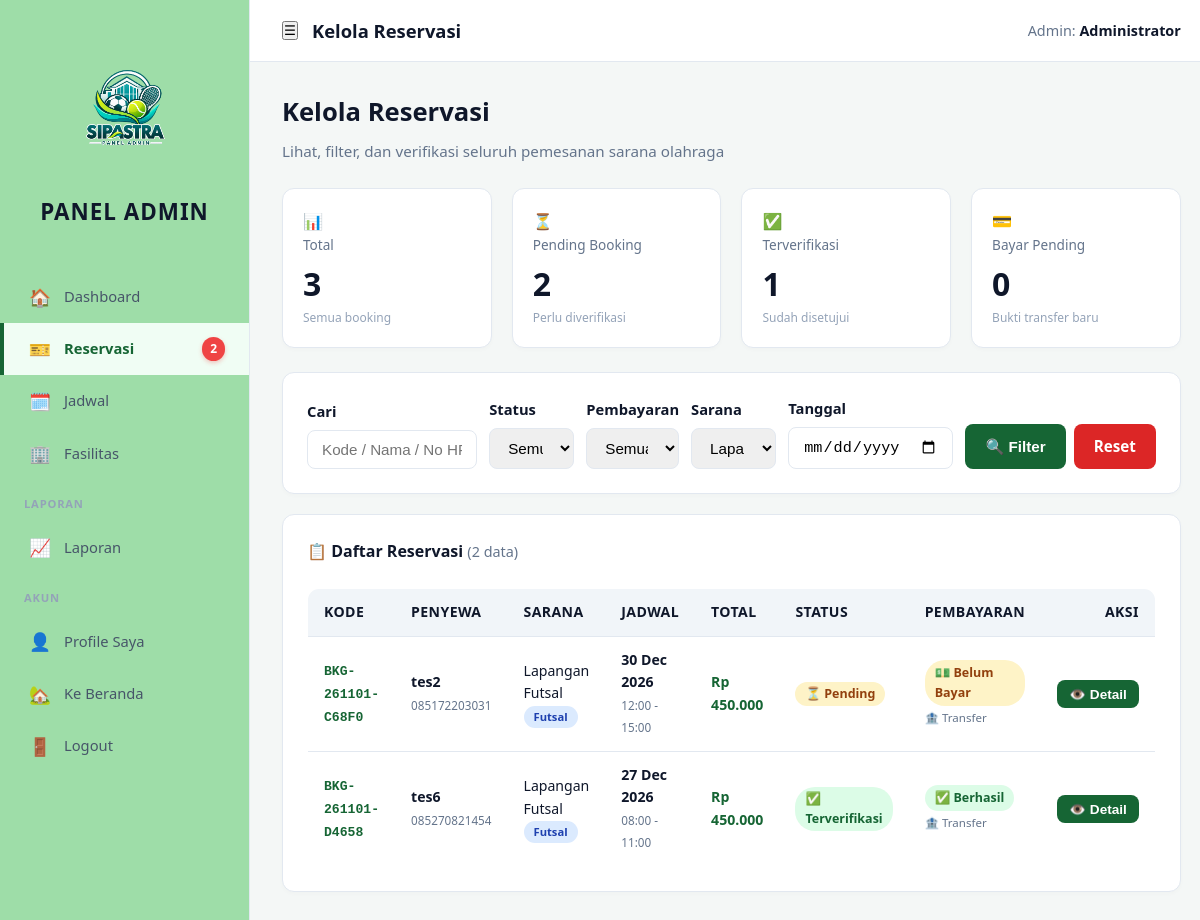
Screenshot of /pages/admin/kelola_booking.php?sarana=1 (signed in) with the database file from the repository.
### tables this page shows
CREATE TABLE `booking` (
  `id` int(11) NOT NULL,
  `kode_booking` varchar(20) NOT NULL,
  `sarana_id` int(11) NOT NULL,
  `nama_penyewa` varchar(100) NOT NULL,
  `no_hp` varchar(20) NOT NULL,
  `email` varchar(100) DEFAULT NULL,
  `instansi` varchar(150) DEFAULT NULL,
  `tanggal` date NOT NULL,
  `jam_mulai` time NOT NULL,
  `jam_selesai` time NOT NULL,
  `durasi_jam` int(11) NOT NULL,
  `harga_per_jam` decimal(12,2) NOT NULL,
  `subtotal` decimal(12,2) NOT NULL,
  `diskon_id` int(11) DEFAULT NULL,
  `diskon_persen` decimal(5,2) DEFAULT 0.00,
  `total_bayar` decimal(12,2) NOT NULL,
  `metode_pembayaran` enum('qris','transfer') DEFAULT NULL,
  `status_pembayaran` enum('belum_bayar','menunggu_verifikasi','berhasil','gagal') DEFAULT 'belum_bayar',
  `bukti_transfer` varchar(255) DEFAULT NULL,
  `catatan_pembayaran` text DEFAULT NULL,
  `verified_payment_by` int(11) DEFAULT NULL,
  `verified_payment_at` datetime DEFAULT NULL,
  `status` enum('pending','terverifikasi','ditolak','selesai','batal') DEFAULT 'pending',
  `kode_gambar` varchar(255) DEFAULT NULL,
  `catatan_petugas` text DEFAULT NULL,
  `verified_by` int(11) DEFAULT NULL,
  `verified_at` datetime DEFAULT NULL,
  `created_at` timestamp NOT NULL DEFAULT current_timestamp()
);

CREATE TABLE `sarana` (
  `id` int(11) NOT NULL,
  `nama` varchar(100) NOT NULL,
  `slug` varchar(150) DEFAULT NULL,
  `jenis` varchar(50) DEFAULT NULL,
  `deskripsi` text DEFAULT NULL,
  `kelengkapan` text DEFAULT NULL,
  `harga_per_jam` decimal(12,2) NOT NULL,
  `gambar` varchar(255) DEFAULT NULL,
  `galeri` text DEFAULT NULL,
  `status` enum('tersedia','maintenance') DEFAULT 'tersedia',
  `created_at` timestamp NOT NULL DEFAULT current_timestamp()
);

### includes/functions.php (called while the page is built, shortened)
<?php
function e($str) { return htmlspecialchars($str ?? '', ENT_QUOTES, 'UTF-8'); }
function labelPembayaran($status) {
    $map = [
        'belum_bayar'         => ['#fef3c7', '#92400e', '💵 Belum Bayar'],
        'menunggu_verifikasi' => ['#dbeafe', '#1e40af', '⏳ Menunggu Verifikasi'],
        'berhasil'            => ['#dcfce7', '#166534', '✅ Berhasil'],
        'gagal'               => ['#fee2e2', '#991b1b', '❌ Gagal'],
    ];
    return $map[$status] ?? ['#f1f5f9', '#64748b', $status];
}

### pages/admin/kelola_booking.php (the view, shortened to what this page needs)
<?php
require_once __DIR__ . '/../../includes/auth.php';
$status       = $_GET['status']       ?? '';
$status_bayar = $_GET['status_bayar'] ?? '';
$sarana       = (int)($_GET['sarana'] ?? 0);
$tanggal      = $_GET['tanggal']      ?? '';
$q            = trim($_GET['q']       ?? '');
$page         = max(1, (int)($_GET['page'] ?? 1));
$perPage      = 15;
$offset       = ($page - 1) * $perPage;
$where  = [];
$params = [];
$types  = '';
if ($sarana > 0) {
    $where[] = "b.sarana_id = ?"; $params[] = $sarana; $types .= 'i';
}
$whereSQL = $where ? 'WHERE ' . implode(' AND ', $where) : '';
$stmt = $conn->prepare("SELECT COUNT(*) c FROM booking b $whereSQL");
if ($params) $stmt->bind_param($types, ...$params);
$stmt->execute();
$totalData = (int)$stmt->get_result()->fetch_assoc()['c'];
$stmt = $conn->prepare("SELECT b.*, s.nama AS sarana_nama, s.jenis AS sarana_jenis
        FROM booking b JOIN sarana s ON s.id = b.sarana_id
        $whereSQL ORDER BY b.created_at DESC LIMIT $perPage OFFSET $offset");
if ($params) $stmt->bind_param($types, ...$params);
$stmt->execute();
$list = $stmt->get_result();
$stat = [
    'total'         => (int)$conn->query("SELECT COUNT(*) c FROM booking")->fetch_assoc()['c'],
    'pending'       => (int)$conn->query("SELECT COUNT(*) c FROM booking WHERE status='pending'")->fetch_assoc()['c'],
    'terverifikasi' => (int)$conn->query("SELECT COUNT(*) c FROM booking WHERE status='terverifikasi'")->fetch_assoc()['c'],
    'selesai'       => (int)$conn->query("SELECT COUNT(*) c FROM booking WHERE status='selesai'")->fetch_assoc()['c'],
    'bayar_pending' => (int)$conn->query("SELECT COUNT(*) c FROM booking WHERE status_pembayaran='menunggu_verifikasi'")->fetch_assoc()['c'],
];
$listSarana = $conn->query("SELECT id, nama FROM sarana ORDER BY nama");
?>
<div class="welcome">
  <h1>Kelola Reservasi</h1>
  <p>Lihat, filter, dan verifikasi seluruh pemesanan sarana olahraga</p>
</div>
<div class="stat-grid" style="grid-template-columns:repeat(auto-fit,minmax(180px,1fr));">
  <div class="stat-card blue">
    <div class="stat-icon">📊</div>
    <div class="label">Total</div>
    <div class="value"><?= $stat['total'] ?></div>
    <div class="desc">Semua booking</div>
  </div>
  <div class="stat-card yellow">
    <div class="stat-icon">⏳</div>
    <div class="label">Pending Booking</div>
    <div class="value"><?= $stat['pending'] ?></div>
    <div class="desc">Perlu diverifikasi</div>
  </div>
  <div class="stat-card green">
    <div class="stat-icon">✅</div>
    <div class="label">Terverifikasi</div>
    <div class="value"><?= $stat['terverifikasi'] ?></div>
    <div class="desc">Sudah disetujui</div>
  </div>
  <div class="stat-card red">
    <div class="stat-icon">💳</div>
    <div class="label">Bayar Pending</div>
    <div class="value"><?= $stat['bayar_pending'] ?></div>
    <div class="desc">Bukti transfer baru</div>
  </div>
</div>
<div class="chart-card" style="margin-bottom:20px;">
  <form method="GET" style="display:grid;grid-template-columns:2fr 1fr 1fr 1fr 1fr auto;gap:12px;align-items:end;">
    <div class="form-group" style="margin:0;">
      <label>Cari</label>
      <input type="text" name="q" class="form-control" value="<?= e($q) ?>" placeholder="Kode / Nama / No HP">
    </div>
    <div class="form-group" style="margin:0;">
      <label>Status</label>
      <select name="status" class="form-control">
        <option value="">Semua</option>
      </select>
    </div>
    <div class="form-group" style="margin:0;">
      <label>Pembayaran</label>
      <select name="status_bayar" class="form-control">
        <option value="">Semua</option>
      </select>
    </div>
    <div class="form-group" style="margin:0;">
      <label>Sarana</label>
      <select name="sarana" class="form-control">
        <?php while ($s = $listSarana->fetch_assoc()): ?>
          <option value="<?= $s['id'] ?>" <?= $sarana==$s['id']?'selected':'' ?>><?= e($s['nama']) ?></option>
        <?php endwhile; ?>
      </select>
    </div>
    <div class="form-group" style="margin:0;">
      <label>Tanggal</label>
      <input type="date" name="tanggal" class="form-control" value="<?= e($tanggal) ?>">
    </div>
    <div style="display:flex;gap:8px;">
      <button class="btn btn-primary">🔍 Filter</button>
      <?php if ($status || $sarana || $tanggal || $q || $status_bayar): ?>
        <a href="kelola_booking.php" class="btn btn-danger">Reset</a>
      <?php endif; ?>
    </div>
  </form>
</div>
<div class="chart-card">
  <h3 style="margin-top:0;">
    📋 Daftar Reservasi
    <span style="font-weight:400;color:#64748b;font-size:.9rem;">(<?= $totalData ?> data)</span>
  </h3>
  <?php if ($totalData === 0): ?>
    <div class="donut-empty">Tidak ada data booking yang cocok</div>
  <?php else: ?>
    <div style="overflow-x:auto;">
      <table class="table" style="box-shadow:none;border:1px solid #e2e8f0;font-size:.88rem;">
        <thead>
          <tr>
            <th>Kode</th>
            <th>Penyewa</th>
            <th>Sarana</th>
            <th>Jadwal</th>
            <th>Total</th>
            <th>Status</th>
            <th>Pembayaran</th>
            <th style="text-align:right;">Aksi</th>
          </tr>
        </thead>
        <tbody>
          <?php while ($b = $list->fetch_assoc()): ?>
            <?php
              $statusMap = [
                'pending'       => ['warning', '⏳ Pending'],
                'terverifikasi' => ['success', '✅ Terverifikasi'],
                'ditolak'       => ['danger',  '❌ Ditolak'],
                'selesai'       => ['info',    '🎉 Selesai'],
                'batal'         => ['danger',  '🚫 Batal'],
              ];
              [$badgeClass, $badgeLabel] = $statusMap[$b['status']] ?? ['warning', $b['status']];
              [$pbg, $pcol, $plbl] = labelPembayaran($b['status_pembayaran'] ?? 'belum_bayar');
            ?>
            <tr>
              <td><code style="font-size:.82rem;color:#166534;font-weight:700;"><?= e($b['kode_booking']) ?></code></td>
              <td>
                <strong><?= e($b['nama_penyewa']) ?></strong><br>
                <small style="color:#64748b;"><?= e($b['no_hp']) ?></small>
              </td>
              <td>
                <?= e($b['sarana_nama']) ?><br>
                <span class="badge badge-info" style="font-size:.7rem;"><?= e($b['sarana_jenis']) ?></span>
              </td>
              <td>
                <strong><?= date('d M Y', strtotime($b['tanggal'])) ?></strong><br>
                <small style="color:#64748b;"><?= substr($b['jam_mulai'],0,5) ?> - <?= substr($b['jam_selesai'],0,5) ?></small>
              </td>
              <td><strong style="color:#166534;">Rp <?= number_format($b['total_bayar'],0,',','.') ?></strong></td>
              <td><span class="badge badge-<?= $badgeClass ?>"><?= $badgeLabel ?></span></td>
              <td>
                <span style="display:inline-block;padding:3px 10px;border-radius:20px;font-size:.78rem;font-weight:600;background:<?= $pbg ?>;color:<?= $pcol ?>;">
                  <?= $plbl ?>
                </span>
                <?php if (!empty($b['metode_pembayaran'])): ?>
                  <br><small style="color:#64748b;font-size:.72rem;">
                    <?= $b['metode_pembayaran'] === 'transfer' ? '🏦 Transfer' : ($b['metode_pembayaran'] === 'qris' ? '📱 QRIS' : '—') ?>
                  </small>
                <?php endif; ?>
              </td>
              <td style="text-align:right;white-space:nowrap;">
                <button type="button" class="btn btn-sm btn-primary" onclick="bukaDetail(<?= $b['id'] ?>)">👁️ Detail</button>
              </td>
            </tr>
          <?php endwhile; ?>
        </tbody>
      </table>
    </div>
  <?php endif; ?>
</div>
<?php
require_once __DIR__ . '/../../includes/dashboard_layout.php';
?>

### assets/css/style.css (style rules this page uses)
:root { --primary:#166534; --primary-dark:#14532d; --accent:#facc15; --bg:#f8fafc; --card:#ffffff; --text:#0f172a; --muted:#64748b; --border:#e2e8f0; --danger:#dc2626; --success:#16a34a; --warning:#f59e0b; }
* { box-sizing:border-box;margin:0;padding:0; }
body { font-family:'Segoe UI',system-ui,sans-serif;background:var(--bg);color:var(--text);line-height:1.6; }
a { color:var(--primary);text-decoration:none; }
.badge { display:inline-block;padding:2px 10px;border-radius:20px;font-size:.78rem;font-weight:600; }
.badge-success { background:#dcfce7;color:#166534; }
.badge-warning { background:#fef3c7;color:#92400e; }
.badge-info { background:#dbeafe;color:#1e40af; }
.form-group { margin-bottom:16px; }
.form-group label { display:block;font-weight:600;margin-bottom:6px;font-size:.92rem; }
.form-control { width:100%;padding:10px 14px;border:1px solid var(--border);border-radius:8px;font-size:.95rem;transition:.2s; }
.btn { display:inline-block;padding:10px 20px;border:none;border-radius:8px;font-weight:600;cursor:pointer;font-size:.95rem;transition:.2s; }
.btn-primary { background:var(--primary);color:#fff; }
.btn-danger { background:var(--danger);color:#fff; }
.btn-sm { padding:6px 12px;font-size:.85rem; }
.table { width:100%;border-collapse:collapse;background:#fff;border-radius:12px;overflow:hidden;box-shadow:0 2px 12px rgba(0,0,0,.06); }
.table th,.table td { padding:12px 16px;text-align:left;border-bottom:1px solid var(--border); }
.table th { background:#f1f5f9;font-weight:700;font-size:.88rem;text-transform:uppercase;letter-spacing:.4px; }

### assets/css/dashboard.css (style rules this page uses)
* { box-sizing: border-box; }
.dash-body { display: flex; min-height: 100vh; background: #f4f7f6; margin: 0; font-family: 'Segoe UI', system-ui, -apple-system, sans-serif; }
.welcome { margin-bottom: 24px; }
.welcome h1 { font-size: 1.6rem; color: #0f172a; margin: 0 0 6px 0; font-weight: 700; }
.welcome p { color: #64748b; font-size: .95rem; margin: 0; }
.stat-grid { display: grid; grid-template-columns: repeat(auto-fit, minmax(200px, 1fr)); gap: 20px; margin-bottom: 24px; }
.stat-card { background: #fff; border: 1px solid #e2e8f0; border-radius: 12px; padding: 20px; box-shadow: 0 2px 4px rgba(0,0,0,.02); }
.stat-card .label { font-size: .85rem; color: #64748b; font-weight: 500; margin-bottom: 12px; }
.stat-card .value { font-size: 2rem; font-weight: 700; color: #0f172a; line-height: 1; margin-bottom: 8px; }
.stat-card .desc { font-size: .75rem; color: #94a3b8; }
.chart-card { background: #fff; border: 1px solid #e2e8f0; border-radius: 12px; padding: 24px; box-shadow: 0 2px 4px rgba(0,0,0,.02); }
.chart-card h3 { font-size: 1rem; color: #0f172a; margin: 0 0 24px 0; font-weight: 700; }

### rows the page displays
booking: kode_booking "BKG-261101-C68F0", nama_penyewa "tes2", no_hp "085172203031", sarana.nama "Lapangan Futsal", sarana.jenis "Futsal", tanggal "30 Dec 2026", jam_mulai "12:00", jam_selesai "15:00", total_bayar "450.000", badgeLabel "⏳ Pending", plbl "💵 Belum Bayar", metode_pembayaran "🏦 Transfer"
booking: kode_booking "BKG-261101-D4658", nama_penyewa "tes6", no_hp "085270821454", sarana.nama "Lapangan Futsal", sarana.jenis "Futsal", tanggal "27 Dec 2026", jam_mulai "08:00", jam_selesai "11:00", total_bayar "450.000", badgeLabel "✅ Terverifikasi", plbl "✅ Berhasil", metode_pembayaran "🏦 Transfer"

### other values shown
$icon "🏠 🎫 🗓️ 🏢 📈 👤 🏡 🚪"
$label "Dashboard Reservasi Jadwal Fasilitas Laporan Profile Saya Ke Beranda Logout"
$badge "2"
$title "Kelola Reservasi"
$nama "Administrator"
$stat['total'] "3"
$stat['pending'] "2"
$stat['terverifikasi'] "1"
$stat['bayar_pending'] "0"
$totalData "2"
form field sarana "Lapangan Futsal"
